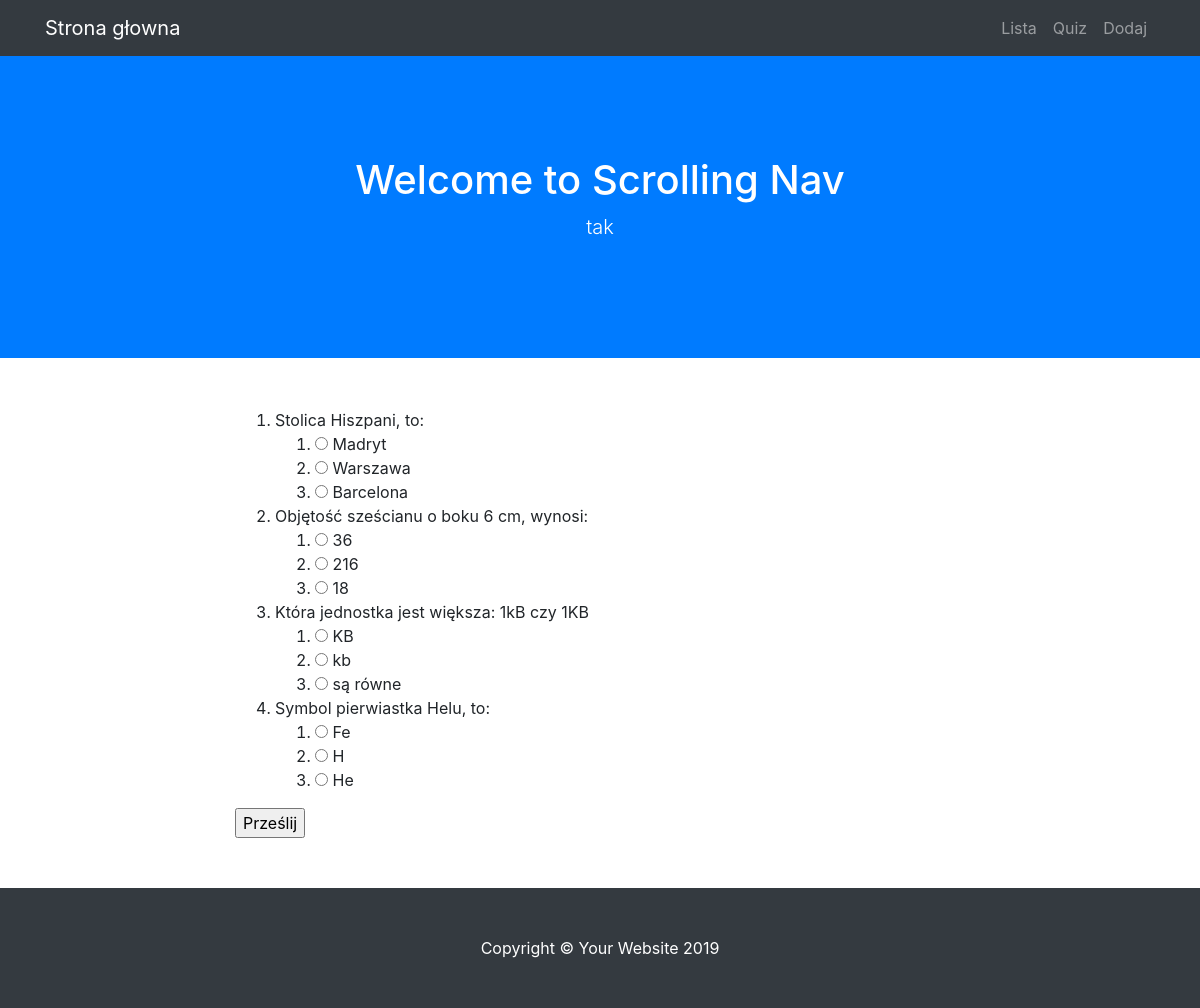
The page /quiz on the database as committed earlier.
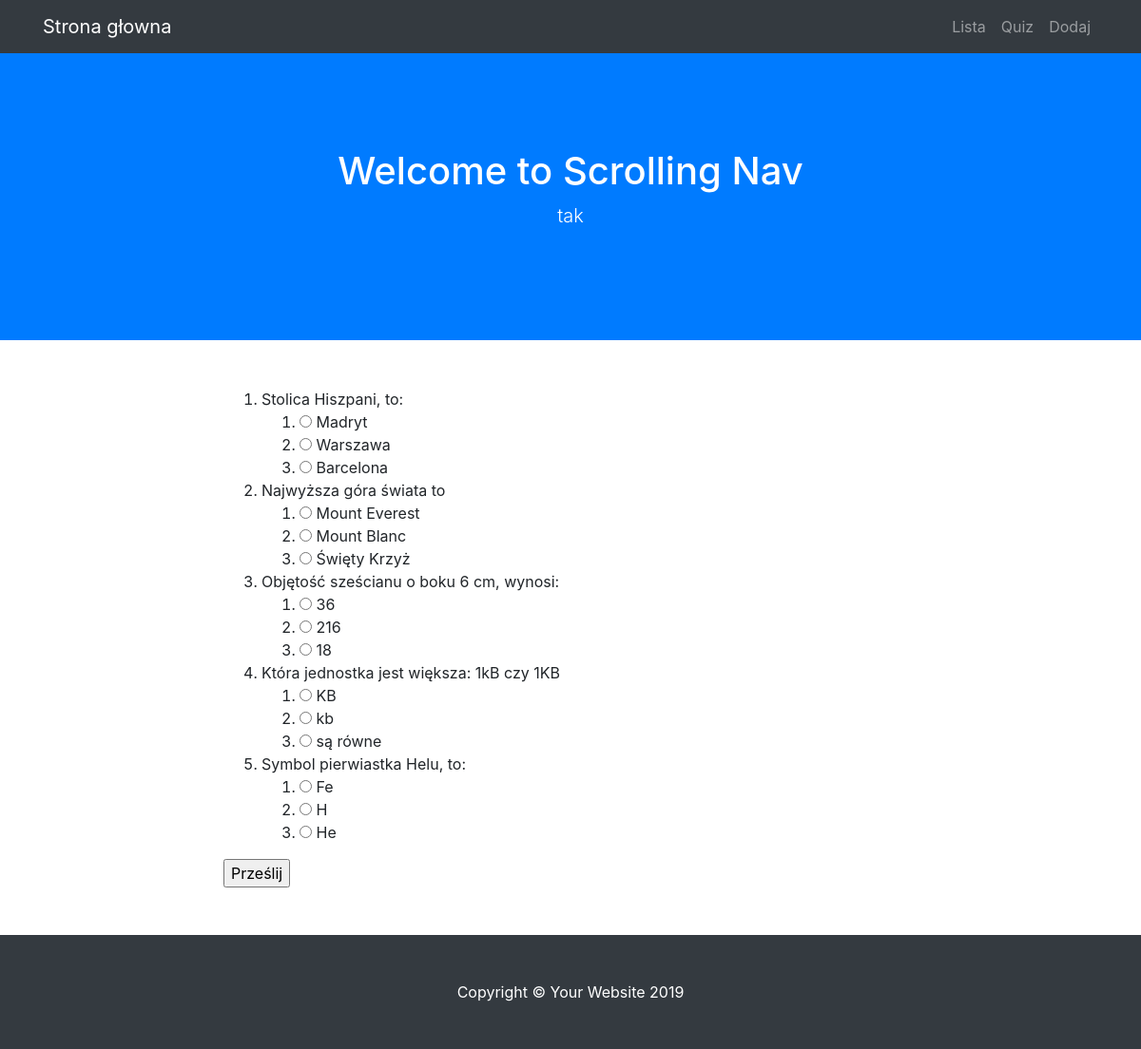
The same page on the database as committed later.
### modele.py (models this page shows)
class BazaModel(Model):
    class Meta:
        database = baza

class Pytanie(BazaModel):
    pytanie = CharField(null=False)
    kategoria = ForeignKeyField(Kategoria, related_name='pytania')

class Odpowiedz(BazaModel):
    odpowiedz = CharField(null=False)
    pytanie = ForeignKeyField(Pytanie, related_name='odpowiedzi')
    odpok = IntegerField(default=0)

### views.py (the view, shortened to what this page needs)
@app.route("/quiz", methods=['GET', 'POST'])
def quiz():
    print(request.form)
    pytania = Pytanie.select().join(Odpowiedz).distinct()
    return render_template('quiz.html', pytania=pytania)

### app.py (called while the page is built)
@app.before_request
def before_request():
    g.db = baza
    g.db.connect()

@app.after_request
def after_request(response):
    g.db.close()
    return response

### templates/quiz.html (shortened to what this page needs)
{% extends "szablon.html" %}
{% block tresc %}
    <form method="POST">
        <ol>
        {% for p in pytania %}
            <li>
                {{ p.pytanie }}
                <ol>
                    {% for o in p.odpowiedzi %}
                    <li>
                        <input type="radio" name="{{ p.id }}" value="{{ o.id }}">
                        {{ o.odpowiedz }}</li>
                    {% endfor %}
                </ol>
            </li>
        {% endfor %}
        </ol>
        <input type="submit" value="Prześlij">
    </form>
{% endblock %}

### templates/szablon.html (shortened to what this page needs)
<!DOCTYPE html>
<html lang="pl">
  <head>
    <link href="{{ url_for('static', filename='vendor/bootstrap/css/bootstrap.min.css')}}" rel="stylesheet">
    <link href="{{url_for('static', filename='css/scrolling-nav.css')}}" rel="stylesheet">
    <link href="{{url_for('static', filename='css/style.css')}}" rel="stylesheet">
  </head>
  <body id="page-top">
    <nav class="navbar navbar-expand-lg navbar-dark bg-dark fixed-top" id="mainNav">
      <div class="container">
        <a class="navbar-brand js-scroll-trigger" href="{{ url_for('hello') }}">Strona głowna</a>
        <div class="collapse navbar-collapse" id="navbarResponsive">
          <ul class="navbar-nav ml-auto">
            <li class="nav-item">
              <a class="nav-link js-scroll-trigger" href="{{ url_for('lista') }}">Lista</a>
            </li>
            <li class="nav-item">
              <a class="nav-link js-scroll-trigger" href="{{url_for('quiz')}}">Quiz</a>
            </li>
            <li class="nav-item">
              <a class="nav-link js-scroll-trigger" href="{{url_for('dodaj')}}">Dodaj</a>
            </li>
          </ul>
        </div>
      </div>
    </nav>
    <header class="bg-primary text-white">
      <div class="container text-center">
        <h1>Welcome to Scrolling Nav</h1>
        <p class="lead">tak</p>
      </div>
    </header>
    <section id="tresc">
      <div class="container">
        <div class="row">
          <div class="col-lg-8 mx-auto">
            {% block tresc %}{% endblock %}
          </div>
        </div>
      </div>
    </section>
    <footer class="py-5 bg-dark">
      <div class="container">
        <p class="m-0 text-center text-white">Copyright &copy; Your Website 2019</p>
      </div>
    </footer>
  </body>
</html>

### static/css/scrolling-nav.css (style rules this page uses)
header { padding: 154px 0 100px; }
@media (min-width: 992px) { header { padding: 156px 0 100px; } }
section { padding: 150px 0; }

### static/css/style.css (style rules this page uses)
#tresc { padding-top: 50px; padding-bottom: 50px; }

Rows that differ between the two databases and show on the page:
added Pytanie: pytanie "Najwyższa góra świata to"
added Odpowiedz: odpowiedz "Mount Everest", shown under "Najwyższa góra świata to"
added Odpowiedz: odpowiedz "Mount Blanc", shown under "Najwyższa góra świata to"
added Odpowiedz: odpowiedz "Święty Krzyż", shown under "Najwyższa góra świata to"
